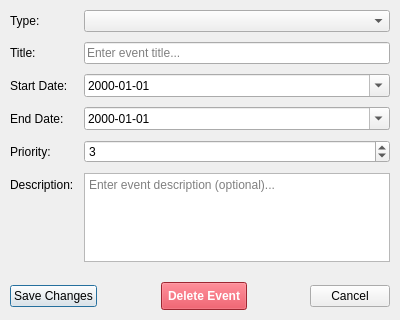
<?xml version="1.0" encoding="UTF-8"?>
<ui version="4.0">
 <class>EditEventDialog</class>
 <widget class="QDialog" name="EditEventDialog">
  <property name="geometry">
   <rect>
    <x>0</x>
    <y>0</y>
    <width>400</width>
    <height>320</height>
   </rect>
  </property>
  <property name="minimumSize">
   <size>
    <width>400</width>
    <height>0</height>
   </size>
  </property>
  <property name="windowTitle">
   <string>Edit Timeline Event</string>
  </property>
  <layout class="QVBoxLayout" name="verticalLayout">
   <property name="spacing">
    <number>10</number>
   </property>
   <property name="leftMargin">
    <number>10</number>
   </property>
   <property name="topMargin">
    <number>10</number>
   </property>
   <property name="rightMargin">
    <number>10</number>
   </property>
   <property name="bottomMargin">
    <number>10</number>
   </property>
   <item>
    <layout class="QFormLayout" name="formLayout">
     <property name="horizontalSpacing">
      <number>10</number>
     </property>
     <property name="verticalSpacing">
      <number>10</number>
     </property>
     <item row="0" column="0">
      <widget class="QLabel" name="typeLabel">
       <property name="text">
        <string>Type:</string>
       </property>
      </widget>
     </item>
     <item row="0" column="1">
      <widget class="QComboBox" name="typeCombo"/>
     </item>
     <item row="1" column="0">
      <widget class="QLabel" name="titleLabel">
       <property name="text">
        <string>Title:</string>
       </property>
      </widget>
     </item>
     <item row="1" column="1">
      <widget class="QLineEdit" name="titleEdit">
       <property name="placeholderText">
        <string>Enter event title...</string>
       </property>
      </widget>
     </item>
     <item row="2" column="0">
      <widget class="QLabel" name="startDateLabel">
       <property name="text">
        <string>Start Date:</string>
       </property>
      </widget>
     </item>
     <item row="2" column="1">
      <widget class="QDateEdit" name="startDateEdit">
       <property name="displayFormat">
        <string>yyyy-MM-dd</string>
       </property>
       <property name="calendarPopup">
        <bool>true</bool>
       </property>
      </widget>
     </item>
     <item row="3" column="0">
      <widget class="QLabel" name="endDateLabel">
       <property name="text">
        <string>End Date:</string>
       </property>
      </widget>
     </item>
     <item row="3" column="1">
      <widget class="QDateEdit" name="endDateEdit">
       <property name="displayFormat">
        <string>yyyy-MM-dd</string>
       </property>
       <property name="calendarPopup">
        <bool>true</bool>
       </property>
      </widget>
     </item>
     <item row="4" column="0">
      <widget class="QLabel" name="priorityLabel">
       <property name="text">
        <string>Priority:</string>
       </property>
      </widget>
     </item>
     <item row="4" column="1">
      <widget class="QSpinBox" name="prioritySpinner">
       <property name="toolTip">
        <string>Priority level (1=highest, 5=lowest)</string>
       </property>
       <property name="minimum">
        <number>1</number>
       </property>
       <property name="maximum">
        <number>5</number>
       </property>
       <property name="value">
        <number>3</number>
       </property>
      </widget>
     </item>
     <item row="5" column="0">
      <widget class="QLabel" name="descriptionLabel">
       <property name="text">
        <string>Description:</string>
       </property>
      </widget>
     </item>
     <item row="5" column="1">
      <widget class="QTextEdit" name="descriptionEdit">
       <property name="maximumSize">
        <size>
         <width>16777215</width>
         <height>100</height>
        </size>
       </property>
       <property name="placeholderText">
        <string>Enter event description (optional)...</string>
       </property>
      </widget>
     </item>
    </layout>
   </item>
   <item>
    <spacer name="verticalSpacer">
     <property name="orientation">
      <enum>Qt::Orientation::Vertical</enum>
     </property>
     <property name="sizeHint" stdset="0">
      <size>
       <width>20</width>
       <height>20</height>
      </size>
     </property>
    </spacer>
   </item>
   <item>
    <layout class="QHBoxLayout" name="buttonLayout">
     <property name="spacing">
      <number>10</number>
     </property>
     <item>
      <widget class="QPushButton" name="saveButton">
       <property name="text">
        <string>Save Changes</string>
       </property>
       <property name="default">
        <bool>true</bool>
       </property>
      </widget>
     </item>
     <item>
      <spacer name="horizontalSpacer">
       <property name="orientation">
        <enum>Qt::Orientation::Horizontal</enum>
       </property>
       <property name="sizeHint" stdset="0">
        <size>
         <width>40</width>
         <height>20</height>
        </size>
       </property>
      </spacer>
     </item>
     <item>
      <widget class="QPushButton" name="deleteButton">
       <property name="toolTip">
        <string>Delete this event permanently</string>
       </property>
       <property name="styleSheet">
        <string notr="true">QPushButton 
{
    background-color: #dc3545;
    color: white;
    font-weight: bold;
    padding: 6px;
}

QPushButton:hover 
{
    background-color: #c82333;
}

QPushButton:pressed 
{
    background-color: #bd2130;
}</string>
       </property>
       <property name="text">
        <string>Delete Event</string>
       </property>
      </widget>
     </item>
     <item>
      <spacer name="horizontalSpacer_2">
       <property name="orientation">
        <enum>Qt::Orientation::Horizontal</enum>
       </property>
       <property name="sizeHint" stdset="0">
        <size>
         <width>40</width>
         <height>20</height>
        </size>
       </property>
      </spacer>
     </item>
     <item>
      <widget class="QPushButton" name="cancelButton">
       <property name="text">
        <string>Cancel</string>
       </property>
      </widget>
     </item>
    </layout>
   </item>
  </layout>
 </widget>
 <tabstops>
  <tabstop>typeCombo</tabstop>
  <tabstop>titleEdit</tabstop>
  <tabstop>startDateEdit</tabstop>
  <tabstop>endDateEdit</tabstop>
  <tabstop>prioritySpinner</tabstop>
  <tabstop>descriptionEdit</tabstop>
  <tabstop>saveButton</tabstop>
  <tabstop>deleteButton</tabstop>
  <tabstop>cancelButton</tabstop>
 </tabstops>
 <resources/>
 <connections/>
</ui>
